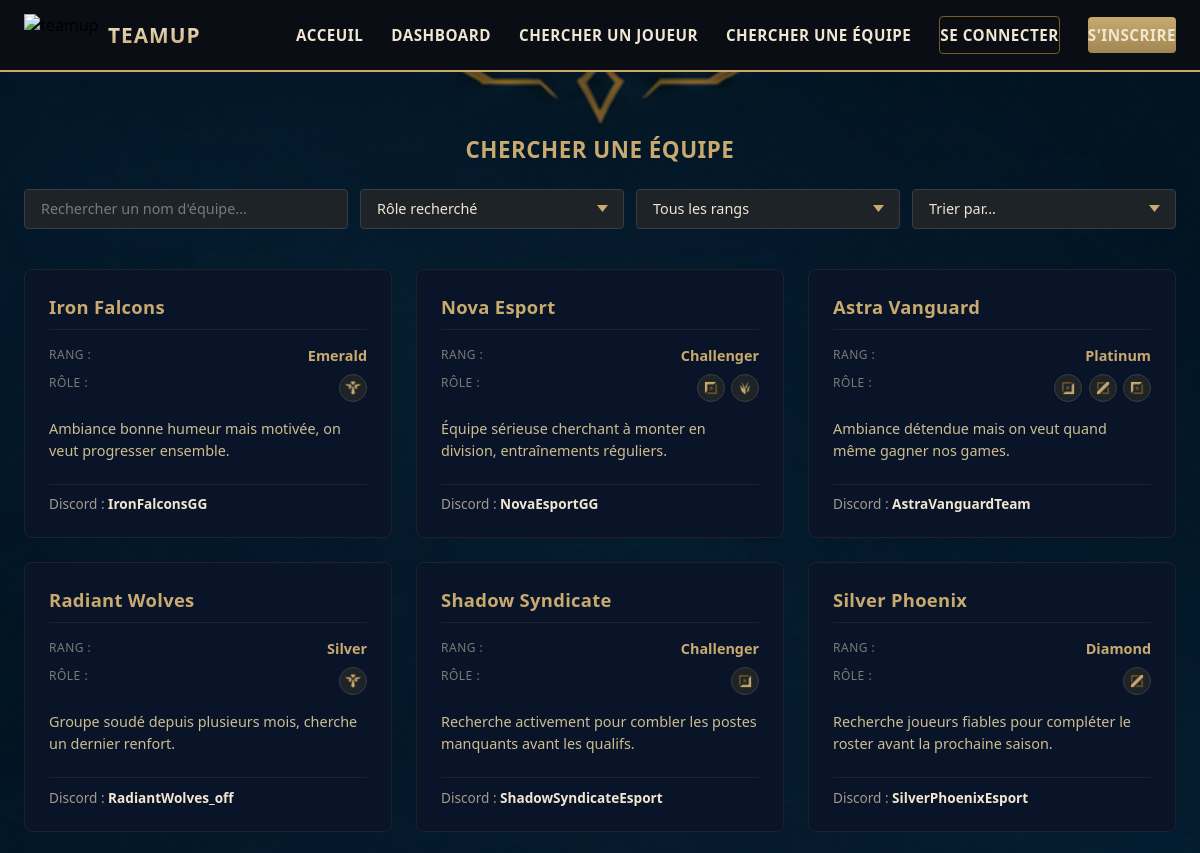
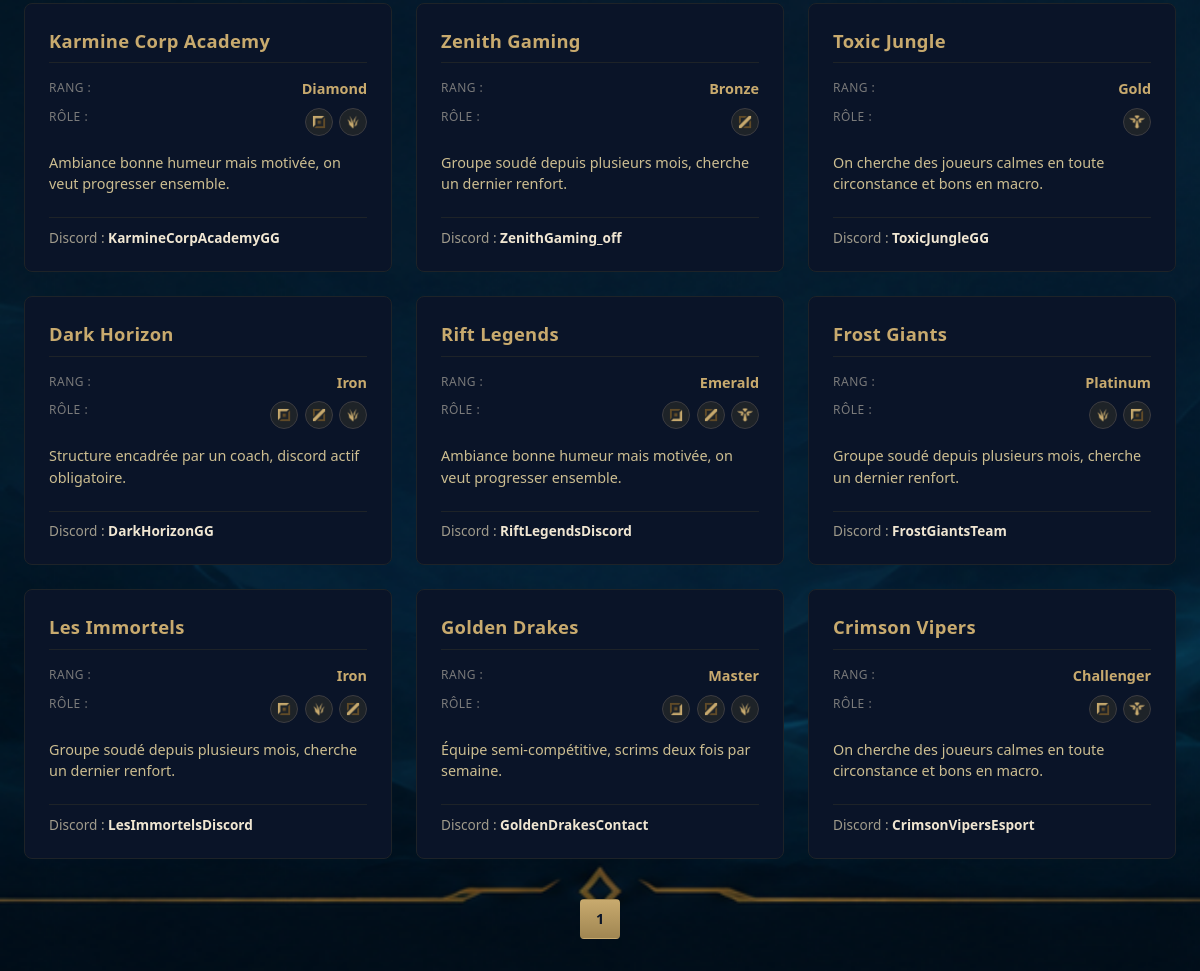
Screenshot of /pages/team_posts.php with the database file from the repository (2 pictures, top to bottom).
### tables this page shows
CREATE TABLE `team_posts` (
  `id` int(11) NOT NULL,
  `user_id` int(10) UNSIGNED NOT NULL,
  `name` varchar(255) NOT NULL,
  `rank` varchar(255) NOT NULL,
  `role` varchar(255) NOT NULL,
  `description` text NOT NULL,
  `discord` varchar(255) NOT NULL,
  `created_at` datetime NOT NULL DEFAULT CURRENT_TIMESTAMP
);

### partials/team_pagination.php (called while the page is built, shortened)
<?php
$results_per_page = 20;
$pdo = getPDO();
$search = isset($_GET["search"]) ? trim($_GET["search"]) : "";
$sort   = isset($_GET["sort"])   ? trim($_GET["sort"])   : "defaut";
$where = [];
$params = [];
$where_sql = count($where) > 0 ? "WHERE " . implode(" AND ", $where) : "";
$order_sql = "ORDER BY created_at DESC";
$sql_count = "SELECT COUNT(id) as total FROM team_posts $where_sql";
$pstmt = $pdo->prepare($sql_count);
$pstmt->execute($params);
$total_results = $pstmt->fetch(PDO::FETCH_ASSOC)["total"];
$total_pages = max(1, ceil($total_results / $results_per_page));
$page = isset($_GET["page"]) ? (int) $_GET["page"] : 1;
$page = max(1, min($page, $total_pages));
$start_from = ($page - 1) * $results_per_page;
$sql = "SELECT * FROM team_posts $where_sql $order_sql LIMIT :start_from, :results_per_page";
$pstmt = $pdo->prepare($sql);
$pstmt->bindValue(":start_from", $start_from, PDO::PARAM_INT);
$pstmt->bindValue(":results_per_page", $results_per_page, PDO::PARAM_INT);
$pstmt->execute();
$team_posts = $pstmt->fetchAll(PDO::FETCH_ASSOC);
function build_team_filters_querystring($extra = []) {
    $params = [
        "search" => $_GET["search"] ?? "",
        "role"   => $_GET["role"]   ?? "",
        "rank"   => $_GET["rank"]   ?? "",
        "sort"   => $_GET["sort"]   ?? "",
    ];
    $params = array_merge($params, $extra);
    $params = array_filter($params, function($v) {
        return $v !== "";
    });
    return http_build_query($params);
}
?>

### pages/team_posts.php (the view, shortened to what this page needs)
<?php
require_once "../functions/role_icons.php";
require_once "../partials/team_pagination.php";
?>
<!DOCTYPE html>
<html lang="fr">
<head>
    <link rel="stylesheet" href="/teamup/assets/css/style.css">
</head>
<body>
    <?php require_once "../partials/header.php"; ?>
    <div class="page-content">
        <h4 class="form-title">Chercher une équipe</h4>
        <form method="GET" class="filtres-bar" id="filtresForm">
            <input type="text" name="search" id="rechercheInput" placeholder="Rechercher un nom d'équipe..." value="<?php echo htmlspecialchars($search); ?>">
            <select name="role" id="filtreRole">
                <option value="">Rôle recherché</option>
            </select>
            <select name="rank" id="filtreRang">
                <option value="">Tous les rangs</option>
            </select>
            <select name="sort" id="triSelect">
                <option value="defaut" <?php echo $sort === "defaut" ? "selected" : ""; ?>>Trier par...</option>
            </select>
        </form>
        <div class="posts-grid" id="postsGrid">
            <?php foreach ($team_posts as $teamPost) { ?>
                <div class="post-card">
                    <a href="team_post_details.php?id=<?php echo $teamPost["id"]; ?>" class="post-card-link">
                        <h4 class="post-card-title"><?php echo $teamPost["name"]; ?></h4>
                        <div class="post-card-row">
                            <span class="post-card-label">Rang :</span>
                            <span class="post-card-value post-card-rank"><?php echo $teamPost["rank"]; ?></span>
                        </div>
                        <div class="post-card-row">
                            <span class="post-card-label">Rôle :</span>
                            <div class="role-icons-list">
                                <?php
                                $rolesList = explode(",", $teamPost["role"]);
                                foreach ($rolesList as $r) {
                                    echo get_role_icon_html(trim($r));
                                }
                                ?>
                            </div>
                        </div>
                        <p class="post-card-description"><?php echo $teamPost["description"]; ?></p>
                        <div class="post-card-footer">
                            Discord : <span class="post-card-discord"><?php echo $teamPost["discord"]; ?></span>
                        </div>
                    </a>
                </div>
            <?php } ?>
        </div>
        <div class="pagination">
            <?php for ($i = 1; $i <= $total_pages; $i++) { ?>
                <a href="?<?php echo build_team_filters_querystring(["page" => $i]); ?>" class="pagination-link <?php echo ($i === $page) ? 'pagination-active' : ''; ?>">
                    <?php echo $i; ?>
                </a>
            <?php } ?>
        </div>
    </div>
</body>
</html>

### partials/header.php (shortened to what this page needs)
<!DOCTYPE html>
<html lang="fr">
<head>
    <link rel="stylesheet" href="/teamup/assets/css/style.css">
</head>
<body>
    <nav class="navbar">
        <div class="navdiv">
            <div class="logo">
                <img src="/teamup/assets/images/logo_teamup.png" alt="teamup">
                <span class="logo-text">TeamUp</span>
            </div>
            <ul>
                <li><a href="/teamup/index.php">Acceuil</a></li>
                <li><a href="/teamup/pages/dashboard.php">Dashboard</a></li>
                <li><a href="/teamup/pages/player_posts.php">Chercher un joueur</a></li>
                <li><a href="/teamup/pages/team_posts.php">Chercher une équipe</a></li>
                <?php if (isset($_SESSION["role"])) { ?>
                    <li>
                        <a href="/teamup/pages/logout.php" id="logout" class="btn-nav">Se deconnecter</a>
                    </li>
                <?php } else { ?>
                    <li>
                        <a href="/teamup/pages/login.php" class="btn-nav">Se connecter</a>
                    </li>
                    <li>
                        <a href="/teamup/pages/register.php" class="btn-nav btn-nav-primary">S'inscrire</a>
                    </li>
                <?php } ?>
            </ul>
        </div>
    </nav>
</body>
</html>

### functions/role_icons.php (shortened to what this page needs)
<?php
function get_role_icon_html($role, $small = false) {
    $key = strtolower(trim($role));
    $rolesValides = ["top", "jungle", "mid", "adc", "support"];
    $label = ucfirst($key);
    $classe = "role-icon" . ($small ? " role-icon-small" : "");
    return '<span class="' . $classe . '" title="' . htmlspecialchars($label) . '">'
         . '<img src="/teamup/assets/images/roles/' . $key . '.png" alt="' . htmlspecialchars($label) . '">'
         . '</span>';
}

### rows the page displays
team_posts: name "Iron Falcons", rank "Emerald", role (picture), description "Ambiance bonne humeur mais motivée, on veut progresser ensemble.", discord "IronFalconsGG"
team_posts: name "Nova Esport", rank "Challenger", description "Équipe sérieuse cherchant à monter en division, entraînements réguliers.", discord "NovaEsportGG"
team_posts: name "Astra Vanguard", rank "Platinum", role "adc,mid,top" (drawn), description "Ambiance détendue mais on veut quand même gagner nos games.", discord "AstraVanguardTeam"
team_posts: name "Radiant Wolves", rank "Silver", role (picture), description "Groupe soudé depuis plusieurs mois, cherche un dernier renfort.", discord "RadiantWolves_off"
team_posts: name "Shadow Syndicate", rank "Challenger", description "Recherche activement pour combler les postes manquants avant les qualifs.", discord "ShadowSyndicateEsport"
team_posts: name "Silver Phoenix", rank "Diamond", description "Recherche joueurs fiables pour compléter le roster avant la prochaine saison.", discord "SilverPhoenixEsport"
team_posts: name "Karmine Corp Academy", rank "Diamond", description "Ambiance bonne humeur mais motivée, on veut progresser ensemble.", discord "KarmineCorpAcademyGG"
team_posts: name "Zenith Gaming", rank "Bronze", description "Groupe soudé depuis plusieurs mois, cherche un dernier renfort.", discord "ZenithGaming_off"
team_posts: name "Toxic Jungle", rank "Gold", role (picture), description "On cherche des joueurs calmes en toute circonstance et bons en macro.", discord "ToxicJungleGG"
team_posts: name "Dark Horizon", rank "Iron", description "Structure encadrée par un coach, discord actif obligatoire.", discord "DarkHorizonGG"
team_posts: name "Rift Legends", rank "Emerald", role "adc,mid,support" (drawn), description "Ambiance bonne humeur mais motivée, on veut progresser ensemble.", discord "RiftLegendsDiscord"
team_posts: name "Frost Giants", rank "Platinum", description "Groupe soudé depuis plusieurs mois, cherche un dernier renfort.", discord "FrostGiantsTeam"
team_posts: name "Les Immortels", rank "Iron", description "Groupe soudé depuis plusieurs mois, cherche un dernier renfort.", discord "LesImmortelsDiscord"
team_posts: name "Golden Drakes", rank "Master", role "adc,mid,jungle" (drawn), description "Équipe semi-compétitive, scrims deux fois par semaine.", discord "GoldenDrakesContact"
team_posts: name "Crimson Vipers", rank "Challenger", role "top,support" (drawn), description "On cherche des joueurs calmes en toute circonstance et bons en macro.", discord "CrimsonVipersEsport"
